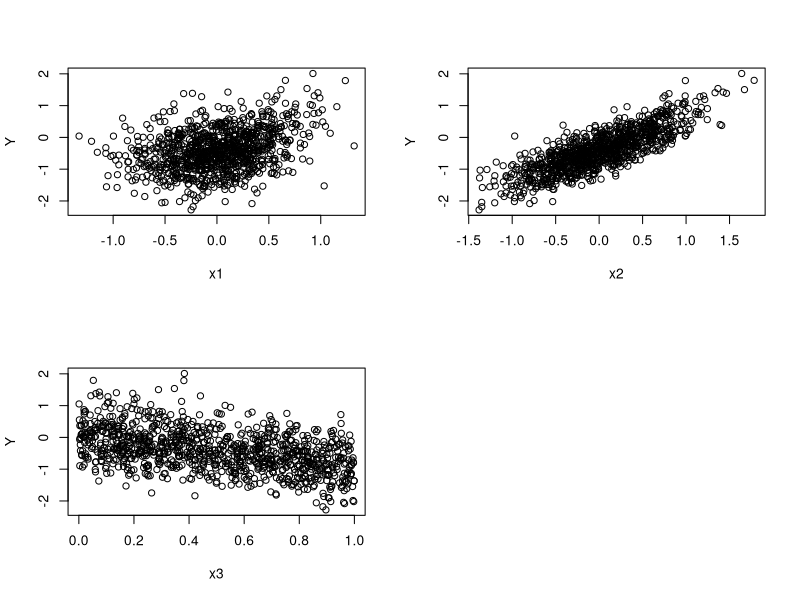
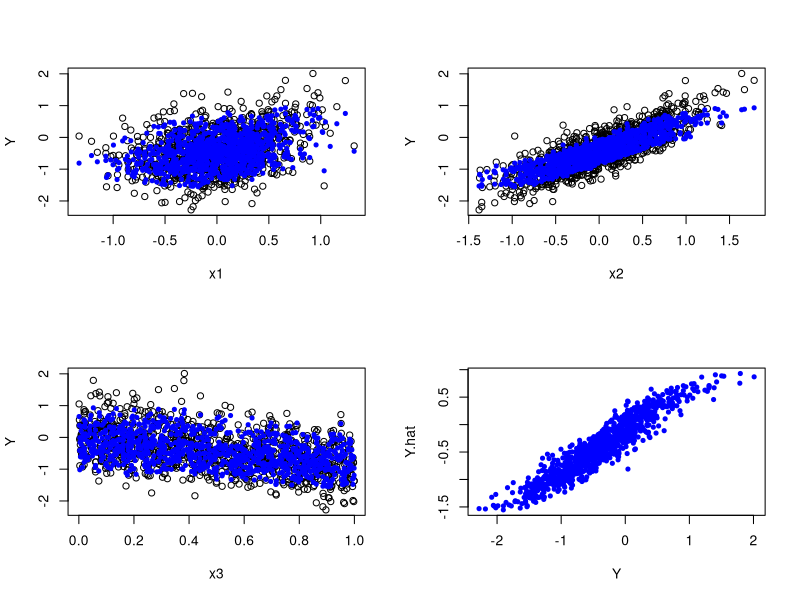
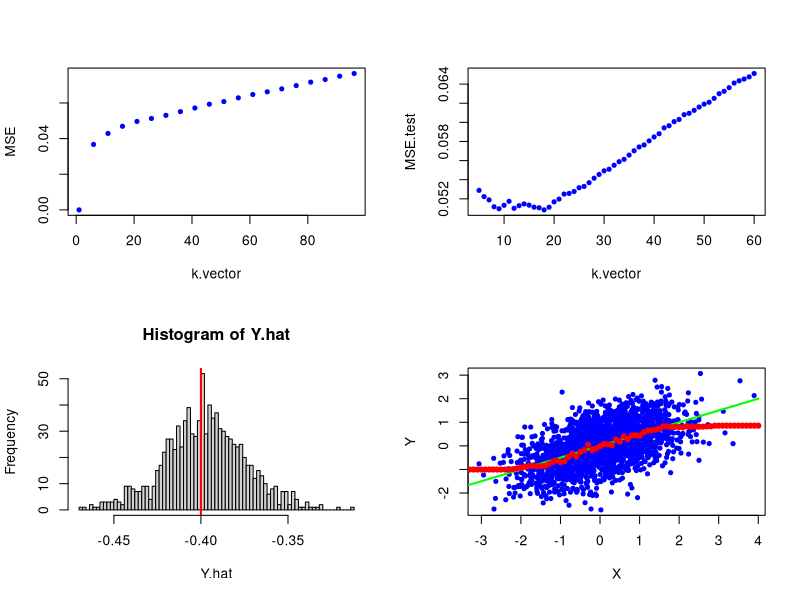

Recreate these plots in R, in order.

#################################################################################
## Question 4: make a plot of the target variable agains the feature variables.
#################################################################################

# Create the data set
set.seed(100)
x1=rnorm(1000,0,1)*0.4
x2=0.5*x1 + 0.5*rnorm(1000,0,1)
x3=runif(1000,0,1)

sigma=0.2
Y=0.5*x1^2 +1*x2  - x3 +sigma*rnorm(1000,0,1)

#################################################################################
## Question a: make a plot of the target variable agains the feature variables.
#################################################################################
par(mfrow=c(2,2))
plot(x1,Y)
plot(x2,Y)
plot(x3,Y)

#################################################################################
## Question b: write a KNN function
#################################################################################

KNN = function(X,Y,k,X.hat){
  # X is the feature matrix. Each row contains on observation
  # Y are the target variables
  # X.hat matrix with observations for which we want to determine the yhat value
  n=dim(X)[1]
  p=dim(X)[2]
  
  n.hat=dim(X.hat)[1]

  y.hat=c()
  for(i in 1:n.hat){
    x=X.hat[i,]
    DD=sqrt(rowSums((X-matrix(1,n,1)%*%x)^2))
    S=sort(DD, index.return=TRUE)
    I=S$ix[1:k]
    y.hat[i]=mean(Y[I])
  }
  return(y.hat)
}

#################################################################################
## Question c:  Determine the training MSE 
#################################################################################

X=matrix(c(x1,x2,x3), length(x1), 3)
Y.hat=KNN(X,Y,50,X) #the X.hat matrix is equal to X, since we determine a training MSE

# investigate the fit
par(mfrow=c(2,2))
plot(x1,Y)
points(x1,Y.hat,pch=20, col="blue")

plot(x2,Y)
points(x2,Y.hat,pch=20, col="blue")

plot(x3,Y)
points(x3,Y.hat,pch=20, col="blue")

plot(Y,Y.hat,pch=20, col="blue")

MSE= mean((Y-Y.hat)^2)
MSE


#################################################################################
## Question d: # Investigate the training MSE in function of k
#################################################################################

k.vector= seq(1,100,5)
MSE=c()
for(i in 1:length(k.vector)){
  Y.hat=KNN(X,Y,k.vector[i],X)
  MSE[i]= mean((Y-Y.hat)^2)
}
plot(k.vector, MSE, pch=20, col="blue")

#################################################################################
## Question e: # Investigate the validation MSE in function of k
#################################################################################
# create a test set
set.seed(101)
x1=rnorm(1000,0,1)*0.4
x2=0.5*x1 + 0.5*rnorm(1000,0,1)
x3=runif(1000,0,1)

Y.test=0.5*x1^2 +1*x2  - x3 +sigma*rnorm(1000,0,1)
X.test=matrix(c(x1,x2,x3), length(x1), 3)



k.vector= seq(5,60,1)
MSE.test=c()
for(i in 1:length(k.vector)){
  Y.hat=KNN(X,Y,k.vector[i],X.test)
  MSE.test[i]= mean((Y.test-Y.hat)^2)
}
plot(k.vector, MSE.test, pch=20, col="blue")

# find the optimal k
I=sort(MSE.test, index=TRUE)$ix[1]
k.vector[I]


#################################################################################
## Question f: # The variance of the prediction 
#################################################################################
nSim=1000
Y.hat=c()
x=matrix(c(0,0.1,0.5), 1, 3)
for(i in 1:nSim){
  #Simulate a new data set
  x1=rnorm(1000,0,1)*0.4
  x2=0.5*x1 + 0.5*rnorm(1000,0,1)
  x3=runif(1000,0,1)
  Y=0.5*x1^2 +1*x2  - x3 +sigma*rnorm(1000,0,1)
  X=matrix(c(x1,x2,x3), length(x1), 3)
  Y.hat[i]=KNN(X,Y,200,x)
}


TrueValue=0.5*x[1]^2 +1*x[2]  - x[3]
Bias.hat=TrueValue-mean(Y.hat)
SE.hat=sd(Y.hat)
hist(Y.hat,100)
abline(v=TrueValue, col="red", lwd=2)

SE.hat
Bias.hat


#################################################################################
## Question 5: Assume a multivariate normal vector (X,Y)
#################################################################################

n.obs=2000
X=rnorm(n.obs, 0,1)
Y=0.5*X +(1-0.5^2)*rnorm(n.obs,0,1)
X=matrix(X, length(X),1)

plot(X,Y,pch=20, col="blue")
x=seq(-4,4,0.1)
f.c=0.5*x
lines(x,f.c, type="l", lwd=2, col="green")


y.hat=KNN(X,Y,80,matrix(x,length(x),1))
points(x,y.hat, pch=20, lwd=2, col="red")

# The red points, i.e. the KNN predictions, are an estimate for the `real` 
# conditional expectation. 
# In this particular example, we can determine the real conditional 
# expectation by using the bivariate normal distribution.